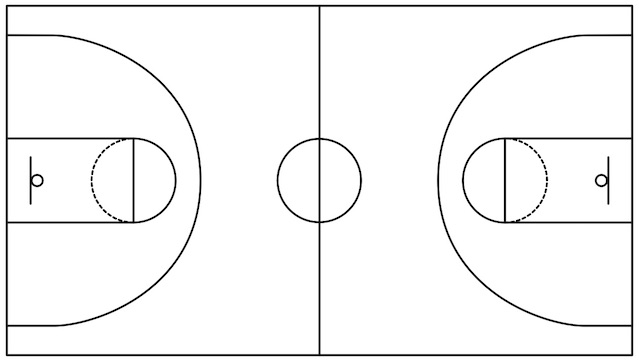
#> input picture Court_Detection/input/court.jpg, 639 x 362 px
$ python -i court.py   (imports and definitions only)
#> lines starting #> are read from the running program, lines starting #| are printed output that depends on the picture; after the words box and inside, x2 and y2 are one past the last pixel; in counts of white or black regions, pixels touching at a corner belong together
#> further down, picture is the input picture: shape (362, 639, 3); min 0, max 255, mean 245.1
### Court_Detection/segment.py
from collections import defaultdict
import cv2
import numpy as np

def segment_by_angle_kmeans(lines, k=2, **kwargs):
    """Groups lines based on angle with k-means.

    Uses k-means on the coordinates of the angle on the unit circle
    to segment `k` angles inside `lines`.
    """

    # Define criteria = (type, max_iter, epsilon)
    default_criteria_type = cv2.TERM_CRITERIA_EPS + cv2.TERM_CRITERIA_MAX_ITER
    criteria = kwargs.get('criteria', (default_criteria_type, 10, 1.0))
    flags = kwargs.get('flags', cv2.KMEANS_RANDOM_CENTERS)
    attempts = kwargs.get('attempts', 10)

    # returns angles in [0, pi] in radians
    angles = np.array([line[0][1] for line in lines])
    # multiply the angles by two and find coordinates of that angle
    pts = np.array([[np.cos(2*angle), np.sin(2*angle)]
                    for angle in angles], dtype=np.float32)

    # run kmeans on the coords
    labels, centers = cv2.kmeans(pts, k, None, criteria, attempts, flags)[1:]
    labels = labels.reshape(-1)  # transpose to row vec

    # segment lines based on their kmeans label
    segmented = defaultdict(list)
    for i, line in enumerate(lines):
        segmented[labels[i]].append(line)
    segmented = list(segmented.values())
    return segmented

### Court_Detection/intersection.py
import numpy as np

def intersection(line1, line2):
    """Finds the intersection of two lines given in Hesse normal form.

    Returns closest integer pixel locations.
    See https://stackoverflow.com/a/383527/5087436
    """
    rho1, theta1 = line1[0]
    rho2, theta2 = line2[0]
    A = np.array([
        [np.cos(theta1), np.sin(theta1)],
        [np.cos(theta2), np.sin(theta2)]
    ])
    b = np.array([[rho1], [rho2]])
    x0, y0 = np.linalg.solve(A, b)
    x0, y0 = int(np.round(x0)), int(np.round(y0))
    return [[x0, y0]]


def segmented_intersections(lines):
    """Finds the intersections between groups of lines."""

    intersections = []
    for i, group in enumerate(lines[:-1]):
        for next_group in lines[i+1:]:
            for line1 in group:
                for line2 in next_group:
                    intersections.append(intersection(line1, line2))

    return intersections

### Court_Detection/court.py
import cv2
import numpy as np
from segment import segment_by_angle_kmeans
from intersection import intersection, segmented_intersections
from draw_poly import draw_poly_box


def get_court(image):
    img = image
    gray = cv2.cvtColor(img, cv2.COLOR_BGR2GRAY)

    kernel_size = 5
    blur_gray = cv2.GaussianBlur(gray, (kernel_size, kernel_size), 0)
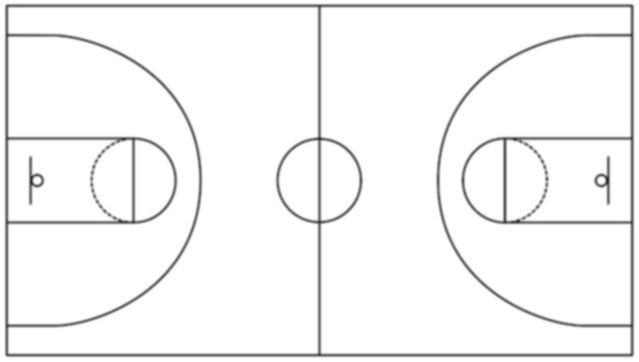
#> blur_gray: shape (362, 639); min 38, max 255, mean 245.1

    low_threshold = 100
    high_threshold = 150
    edges = cv2.Canny(blur_gray, low_threshold, high_threshold)
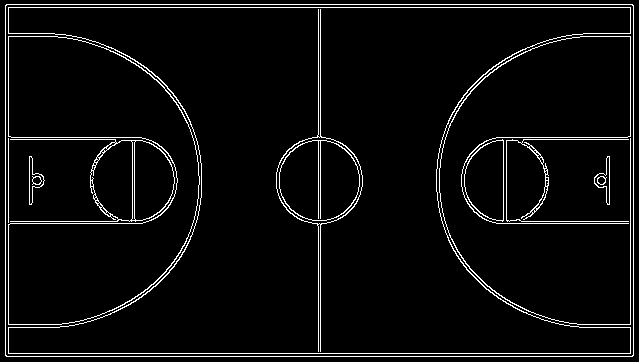
#> edges: shape (362, 639); 4.5% white in thin lines or dots

    rho = 1  # distance resolution in pixels of the Hough grid
    theta = np.pi / 180  # angular resolution in radians of the Hough grid
    # minimum number of votes (intersections in Hough grid cell)
    threshold = 15
    min_line_length = 50  # minimum number of pixels making up a line
    max_line_gap = 20  # maximum gap in pixels between connectable line segments
    line_image = np.copy(img) * 0  # creating a blank to draw lines on
#> line_image: shape (362, 639, 3); every value is 0

    # Run Hough on edge detected image
    # Output "lines" is an array containing endpoints of detected line segments
    lines = cv2.HoughLinesP(edges, rho, theta, threshold, np.array([]),
                            min_line_length, max_line_gap)
#> lines = 51 rows, first 6: [5, 7, 633, 7], [5, 353, 633, 353], [6, 4, 632, 4], [6, 356, 632, 356], [630, 352, 630, 8], [320, 351, 320, 9]

    for line in lines:
        for x1, y1, x2, y2 in line:
            cv2.line(line_image, (x1, y1), (x2, y2), (255, 0, 0), 5)
#> this loop made 51 passes
#> line on passes 1 to 12: [[5, 7, 633, 7]], [[5, 353, 633, 353]], [[6, 4, 632, 4]], [[6, 356, 632, 356]], [[630, 352, 630, 8]], [[320, 351, 320, 9]], [[5, 137, 141, 137]], [[5, 221, 148, 221]], [[5, 355, 5, 5]], [[318, 351, 318, 9]], [[633, 355, 633, 5]], [[8, 352, 8, 8]]
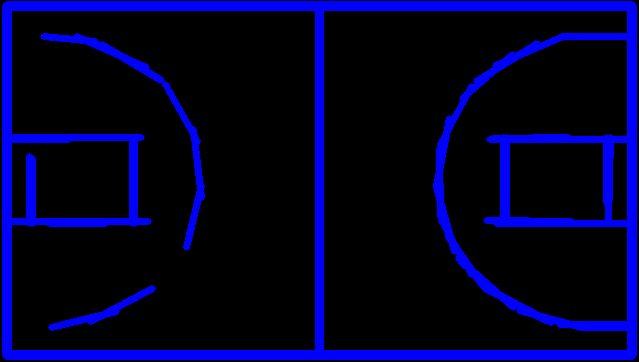
#> line_image: shape (362, 639, 3); mean B, G, R 41.6, 0, 0

    # Draw the lines on the  image
    lines_edges = cv2.addWeighted(img, 0.8, line_image, 1, 0)
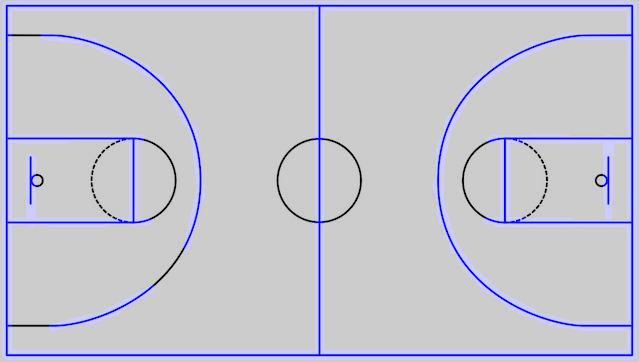
#> lines_edges: shape (362, 639, 3); mean B, G, R 211.1, 196, 196

    cv2.imwrite('output/original.jpg', img)
    cv2.imwrite('output/filteredimgs/lines.jpg', lines_edges)
    cv2.imwrite('output/filteredimgs/edges.jpg', edges)

    lower_threshold = 100
    upper_threshold = 150
    threshold = 400

    lines = cv2.HoughLines(edges, 1, np.pi / 180, threshold)
#> lines = [[4, 1.57], [356, 1.57], [7, 1.57], [353, 1.57]]
    num_lines = 3

    if len(lines) > num_lines:
        while(len(lines) > num_lines):
            lower_threshold = lower_threshold + 1
            upper_threshold = upper_threshold + 1
            threshold = threshold + 1
            edges = cv2.Canny(blur_gray, lower_threshold, upper_threshold)
            lines = cv2.HoughLines(edges, 1, np.pi / 180, threshold)
#> edges: shape (362, 639); 4.5% white in thin lines or dots
#> after the loop, lower_threshold = 324; threshold = 624; upper_threshold = 374
    else:
        while(len(lines) < num_lines):
            threshold = threshold - 1
            edges = cv2.Canny(gray, lower_threshold, upper_threshold)
            lines = cv2.HoughLines(edges, 1, np.pi / 180, threshold)

    # convert each line to coordinates back in the original image

    for line in lines:
        for rho, theta in line:
            a = np.cos(theta)
            b = np.sin(theta)
            x0 = a * rho
            y0 = b * rho
            x1 = int(x0 + 10000 * -b)
            y1 = int(y0 + 10000 * a)
            x2 = int(x0 - 10000 * -b)
            y2 = int(y0 - 10000 * a)

            # draw each line on the image
            cv2.line(img, (x1, y1), (x2, y2), (0, 0, 255), 3)
#> this loop made 2 passes
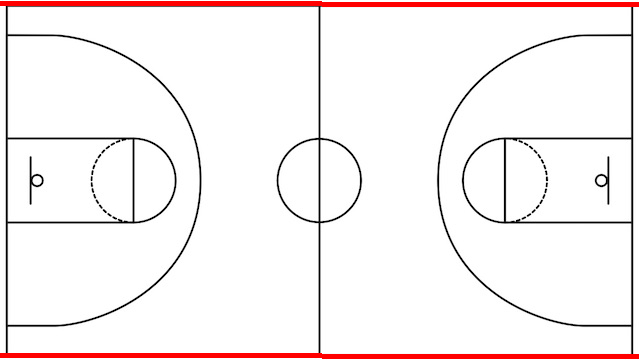
#> img: shape (362, 639, 3); 2.76% of pixels changed, all inside (x1, y1, x2, y2) = (0, 1, 639, 359)

    cv2.imwrite('output/filteredimgs/houghlines.jpg', img)

    segmented = segment_by_angle_kmeans(lines)
#> in segment_by_angle_kmeans, `default_criteria_type = cv2.TERM_CRITERIA_EPS + cv2.TERM_CRITERIA_MAX_..`: default_criteria_type = 3
#> in segment_by_angle_kmeans, `criteria = kwargs.get('criteria', (default_criteria_type, 10, 1.0))`: criteria = (3, 10, 1)
#> in segment_by_angle_kmeans, `flags = kwargs.get('flags', cv2.KMEANS_RANDOM_CENTERS)`: flags = 0
#> in segment_by_angle_kmeans, `angles = np.array([line[0][1] for line in lines])`: angles = [1.57, 1.57]
#> in segment_by_angle_kmeans, `pts = np.array([[np.cos(2*angle), np.sin(2*angle)] for angle in angles..`: pts = [[-1, -8.74e-08], [-1, -8.74e-08]]
#> in segment_by_angle_kmeans, `labels, centers = cv2.kmeans(pts, k, None, criteria, attempts, flags)[..`: labels = [0, 1]; centers = [[-1, -8.74e-08], [-1, -8.74e-08]]
#> the loop in segment_by_angle_kmeans, `for i, line in enumerate(lines):` made 2 passes
#> segmented = [[[[4, 1.57]]], [[[356, 1.57]]]]
    # get LEFT TOP and LEFT BOTTOM point
    intersections = segmented_intersections(segmented)
#> the loop in segmented_intersections, `for i, group in enumerate(lines[:-1]):` made 1 pass
#> after the loop in segmented_intersections, `for i, group in enumerate(lines[:-1]):`: intersections = [[[72533367849391034327891968, 3170534137668829184]]]

    p1 = img.shape[1] - intersections[0][0][0]
#> p1 = -72533367849391034327891329
#> (the run stopped early here; a loop or call above may not have finished)
